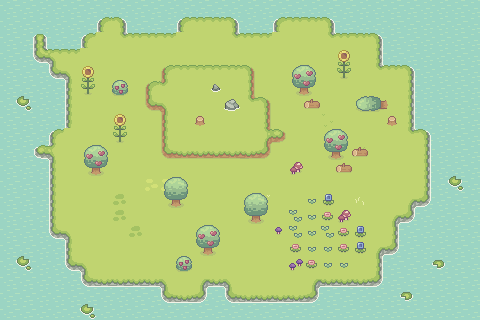

Below is a game level as drawn by its tile map, then a one-line description and the .tmx file that defines it, in full:
An orthogonal 30x20 tile map with 16x16 px tiles, 4 tile layers (Tile Layer 3, Tile Layer 1, Tile Layer 2, Tile Layer 4), 4 tilesets.

<map version="1.10" tiledversion="1.10.0" orientation="orthogonal" renderorder="right-down" width="30" height="20" tilewidth="16" tileheight="16" infinite="0" nextlayerid="7" nextobjectid="2">
 <tileset firstgid="1" source="Grass_Hill_Tiles_v2.tsx" />
 <tileset firstgid="78" source="Water.tsx" />
 <tileset firstgid="82" source="Grass_tiles_v2.tsx" />
 <tileset firstgid="159" source="Basic Grass Biom things 1.tsx" />
 <layer id="3" name="Tile Layer 3" width="30" height="20">
  <data encoding="csv">
78,79,80,81,78,79,80,81,78,79,80,81,78,79,80,81,78,79,80,81,78,79,80,81,78,79,80,81,78,79,
78,79,80,81,78,79,80,81,78,79,80,81,78,79,80,81,78,79,80,81,78,79,80,81,78,79,80,81,78,79,
78,79,80,81,78,79,80,81,78,79,80,81,78,79,80,81,78,79,80,81,78,79,80,81,78,79,80,81,78,79,
78,79,80,81,78,79,80,81,78,79,80,81,78,79,80,81,78,79,80,81,78,79,80,81,78,79,80,81,78,79,
78,79,80,81,78,79,80,81,78,79,80,81,78,79,80,81,78,79,80,81,78,79,80,81,78,79,80,81,78,79,
78,79,80,81,78,79,80,81,78,79,80,81,78,79,80,81,78,79,80,81,78,79,80,81,78,79,80,81,78,79,
78,79,80,81,78,79,80,81,78,79,80,81,78,79,80,81,78,79,80,81,78,79,80,81,78,79,80,81,78,79,
78,79,80,81,78,79,80,81,78,79,80,81,78,79,80,81,78,79,80,81,78,79,80,81,78,79,80,81,78,79,
78,79,80,81,78,79,80,81,78,79,80,81,78,79,80,81,78,79,80,81,78,79,80,81,78,79,80,81,78,79,
78,79,80,81,78,79,80,81,78,79,80,81,78,79,80,81,78,79,80,81,78,79,80,81,78,79,80,81,78,79,
78,79,80,81,78,79,80,81,78,79,80,81,78,79,80,81,78,79,80,81,78,79,80,81,78,79,80,81,78,79,
78,79,80,81,78,79,80,81,78,79,80,81,78,79,80,81,78,79,80,81,78,79,80,81,78,79,80,81,78,79,
78,79,80,81,78,79,80,81,78,79,80,81,78,79,80,81,78,79,80,81,78,79,80,81,78,79,80,81,78,79,
78,79,80,81,78,79,80,81,78,79,80,81,78,79,80,81,78,79,80,81,78,79,80,81,78,79,80,81,78,79,
78,79,80,81,78,79,80,81,78,79,80,81,78,79,80,81,78,79,80,81,78,79,80,81,78,79,80,81,78,79,
78,79,80,81,78,79,80,81,78,79,80,81,78,79,80,81,78,79,80,81,78,79,80,81,78,79,80,81,78,79,
78,79,80,81,78,79,80,81,78,79,80,81,78,79,80,81,78,79,80,81,78,79,80,81,78,79,80,81,78,79,
78,79,80,81,78,79,80,81,78,79,80,81,78,79,80,81,78,79,80,81,78,79,80,81,78,79,80,81,78,79,
78,79,80,81,78,79,80,81,78,79,80,81,78,79,80,81,78,79,80,81,78,79,80,81,78,79,80,81,78,79,
78,79,80,81,78,79,80,81,78,79,80,81,78,79,80,81,78,79,80,81,78,79,80,81,78,79,80,81,78,79
</data>
 </layer>
 <layer id="1" name="Tile Layer 1" width="30" height="20">
  <data encoding="csv">
0,0,0,0,0,0,0,0,0,0,0,0,0,0,0,0,0,0,0,0,0,0,0,0,0,0,0,0,0,0,
0,0,0,0,0,0,82,84,0,0,0,82,83,83,84,0,0,82,83,83,84,0,0,0,0,0,0,0,0,0,
0,0,85,0,0,82,13,109,83,83,83,13,13,13,109,83,83,13,13,13,109,83,83,84,0,0,0,0,0,0,
0,0,119,88,83,13,13,13,13,13,13,13,13,13,13,13,13,13,13,13,13,13,13,95,0,0,0,0,0,0,
0,0,0,104,99,13,13,13,13,13,13,13,13,13,13,13,13,13,13,13,13,13,13,109,83,84,0,0,0,0,
0,0,0,0,93,13,13,13,13,13,13,13,13,13,13,13,13,13,13,13,13,13,13,13,13,95,0,0,0,0,
0,0,0,0,93,13,13,13,13,13,13,13,13,13,13,70,13,13,13,13,13,13,13,13,13,95,0,0,0,0,
0,0,0,0,93,13,13,13,13,13,13,13,13,13,13,13,13,13,13,13,13,13,13,13,13,95,0,0,0,0,
0,0,0,82,13,13,13,13,13,13,13,13,13,13,13,13,13,13,13,13,94,13,13,13,13,109,84,0,0,0,
0,0,115,132,13,13,13,13,13,13,13,13,13,13,13,13,13,13,13,94,94,13,13,13,13,13,95,0,0,0,
0,0,0,93,13,13,13,13,13,13,13,13,13,13,13,13,13,13,13,94,94,13,13,13,13,13,95,0,0,0,
0,0,0,93,13,13,13,13,13,70,70,13,13,13,13,13,13,13,13,94,94,13,13,13,13,13,95,0,0,0,
0,0,0,93,13,13,13,60,13,13,13,13,13,13,13,13,13,13,94,94,13,13,13,13,13,98,106,0,0,0,
0,0,0,93,13,13,13,60,13,13,13,13,13,13,13,13,13,13,94,94,13,13,13,13,98,106,0,0,0,0,
0,0,0,104,99,13,13,13,60,13,13,13,13,13,13,13,13,13,13,13,13,13,13,13,95,0,0,0,0,0,
0,0,0,0,93,13,13,13,13,13,13,13,13,13,13,13,13,13,13,13,13,13,13,98,106,0,0,0,0,0,
0,0,0,0,104,99,13,13,13,13,13,13,13,13,13,13,13,13,13,13,13,13,13,95,0,0,0,0,0,0,
0,0,0,0,0,104,105,105,105,105,99,13,98,105,99,13,13,13,13,98,105,105,105,106,0,0,0,0,0,0,
0,0,0,0,0,0,0,0,0,0,104,105,106,0,104,105,105,105,105,106,0,0,0,0,0,0,0,0,0,0,
0,0,0,0,0,0,0,0,0,0,0,0,0,0,0,0,0,0,0,0,0,0,0,0,0,0,0,0,0,0
</data>
 </layer>
 <layer id="2" name="Tile Layer 2" width="30" height="20">
  <data encoding="csv">
0,0,0,0,0,0,0,0,0,0,0,0,0,0,0,0,0,0,0,0,0,0,0,0,0,0,0,0,0,0,
0,0,0,0,0,0,0,0,0,0,0,0,0,0,0,0,0,0,0,0,0,0,0,0,0,0,0,0,0,0,
0,0,0,0,0,0,0,0,0,0,0,0,0,0,0,0,0,0,0,0,0,0,0,0,0,0,0,0,0,0,
0,0,0,0,0,0,0,0,0,0,0,0,0,0,0,0,0,0,0,0,0,0,0,0,0,0,0,0,0,0,
0,0,0,0,0,0,0,0,0,0,1,2,2,2,2,3,0,0,0,0,0,0,0,0,0,0,0,0,0,0,
0,0,0,0,0,0,0,0,0,0,12,13,13,13,13,14,0,0,0,0,0,0,0,0,0,0,0,0,0,0,
0,0,0,0,0,0,0,0,0,0,12,13,13,13,13,14,0,0,0,0,0,0,0,0,0,0,0,0,0,0,
0,0,0,0,0,0,0,0,0,0,12,13,13,13,13,14,0,0,0,0,58,0,0,0,0,0,0,0,0,0,
0,0,0,0,0,0,0,0,0,0,12,13,13,13,13,14,0,0,0,0,0,0,0,0,0,0,0,0,0,0,
0,0,0,0,0,0,0,0,0,0,23,24,24,24,24,25,0,0,0,0,0,0,56,0,0,0,0,0,0,0,
0,0,0,0,0,0,0,0,0,0,0,0,0,0,0,0,0,0,0,0,0,0,0,0,0,0,0,0,0,0,
0,0,0,0,0,0,0,0,0,0,0,0,0,0,0,0,0,0,0,0,0,0,0,0,0,0,0,0,0,0,
0,0,0,0,0,0,0,0,0,0,0,0,0,0,0,0,68,0,0,0,0,0,67,0,0,0,0,0,0,0,
0,0,0,0,0,0,0,0,0,0,0,0,0,0,0,0,0,0,0,0,0,0,0,0,0,0,0,0,0,0,
0,0,0,0,0,0,0,0,0,0,0,0,0,0,0,0,0,0,0,0,0,0,0,0,0,0,0,0,0,0,
0,0,0,0,0,0,0,0,0,0,0,0,0,0,0,0,0,0,0,0,0,0,0,0,0,0,0,0,0,0,
0,0,0,0,0,0,0,0,0,0,0,0,0,0,0,0,0,0,0,0,0,0,0,0,0,0,0,0,0,0,
0,0,0,0,0,0,0,0,0,0,0,0,0,0,0,0,0,0,0,0,0,0,0,0,0,0,0,0,0,0,
0,0,0,0,0,0,0,0,0,0,0,0,0,0,0,0,0,0,0,0,0,0,0,0,0,0,0,0,0,0,
0,0,0,0,0,0,0,0,0,0,0,0,0,0,0,0,0,0,0,0,0,0,0,0,0,0,0,0,0,0
</data>
 </layer>
 <layer id="5" name="Tile Layer 4" width="30" height="20">
  <data encoding="csv">
0,0,0,0,0,0,0,0,0,0,0,0,0,0,0,0,0,0,0,0,0,0,0,0,0,0,0,0,0,0,
0,0,0,0,0,0,0,0,0,0,0,0,0,0,0,0,0,0,0,0,0,0,0,0,0,0,0,0,0,0,
0,0,0,0,0,0,0,0,0,0,0,0,0,0,0,0,0,0,0,0,0,0,0,0,0,0,0,0,0,0,
0,0,0,0,0,0,0,0,0,0,0,0,0,0,0,0,0,0,0,0,0,185,0,0,0,0,0,0,0,0,
0,0,0,0,0,185,0,0,0,0,0,0,0,0,0,0,0,0,162,163,0,194,0,0,0,0,0,0,0,0,
0,0,0,0,0,194,0,186,0,1,29,0,0,201,0,0,0,0,171,172,0,0,0,0,0,0,0,0,0,0,
0,203,0,0,0,0,0,0,0,23,18,0,0,0,200,28,3,0,0,182,0,0,197,198,199,0,0,0,0,0,
0,0,0,0,0,0,0,185,0,0,0,0,181,0,0,13,14,0,0,0,0,0,0,0,181,0,0,0,0,0,
0,0,0,0,0,0,0,194,0,0,0,0,0,0,0,13,50,36,0,0,162,163,0,0,0,0,0,0,0,0,
0,0,0,0,0,162,163,0,0,0,0,0,0,0,0,24,25,0,0,0,171,172,182,0,0,0,0,0,0,0,
0,0,0,0,0,171,172,0,0,0,0,0,0,0,0,0,0,0,164,0,0,182,0,0,0,0,0,0,0,0,
0,0,0,0,0,0,0,0,0,0,160,161,0,0,0,0,0,0,0,0,0,0,0,0,0,0,0,0,203,0,
0,0,0,0,0,0,0,0,0,0,169,170,0,0,0,160,161,0,0,173,191,0,0,0,0,0,0,0,0,0,
0,0,0,0,0,0,0,0,0,0,0,0,0,0,0,169,170,0,174,173,193,164,0,0,0,0,0,0,0,0,
0,0,0,0,0,0,0,0,0,0,0,0,162,163,0,0,0,166,174,173,174,193,191,0,0,0,0,0,0,0,
0,0,0,0,0,0,0,0,0,0,0,0,171,172,0,0,0,0,193,173,173,193,191,0,0,0,0,0,0,0,
0,203,0,0,0,0,0,0,0,0,0,186,0,0,0,0,0,0,167,193,173,173,0,0,0,0,0,202,0,0,
0,0,0,0,0,0,0,0,0,0,0,0,0,0,0,0,0,0,0,0,0,0,0,0,0,0,0,0,0,0,
0,0,0,0,0,0,0,0,0,0,0,0,0,0,0,0,0,0,0,0,0,0,0,0,0,202,0,0,0,0,
0,0,0,0,0,203,0,0,0,0,0,0,0,0,0,0,0,0,0,0,0,0,0,0,0,0,0,0,0,0
</data>
 </layer>
 <objectgroup id="6" name="Object Layer 1" />
</map>
